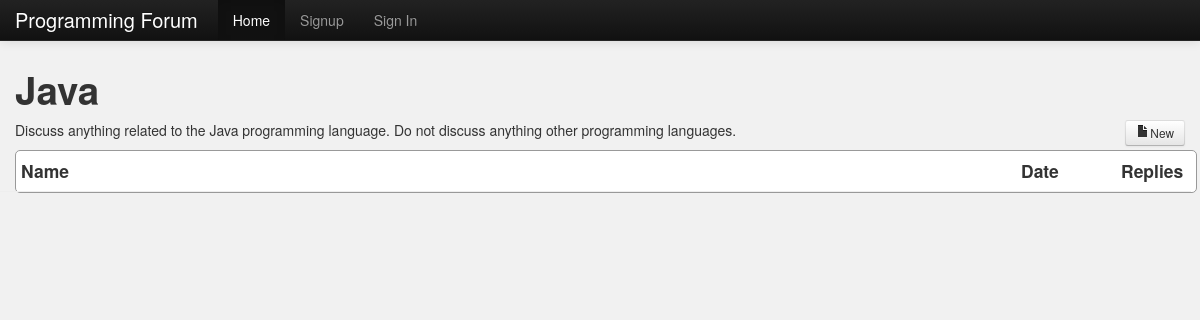
The app's page /forum.php?id=2 with its own data.
### tables this page shows
CREATE TABLE `topic` (
  `topic_id` int(11) NOT NULL AUTO_INCREMENT,
  `sec_id` int(11) NOT NULL,
  `topic_name` varchar(50) NOT NULL,
  `topic_date` timestamp NOT NULL DEFAULT CURRENT_TIMESTAMP ON UPDATE CURRENT_TIMESTAMP,
  `topic_desc` text NOT NULL,
  PRIMARY KEY (`topic_id`)
);

### src/forum.php (the view, shortened to what this page needs)
<?php
include 'header.php';
$q = mysql_query("SELECT * FROM topic WHERE topic_id=".$_GET['id']);
$r = mysql_fetch_array($q);
?>
    <h1><?php echo $r['topic_name']; ?></h1>
	<div class="container">
		<div class="row">
			<div class="span11"><p><?php echo $r['topic_desc']; ?></p></div>
			<div class="span1 text-right"><a class="btn btn-small" href="newThread.php?id=<?php echo $_GET['id']; ?>"><i class="icon-file"></i>New</a></div>
		</div>
	</div>
	<div class="container section">
		<div class="row">
			<div class="span10"><h4>Name</h4></div>
			<div class="span1"><h4>Date</h4></div>
			<div class="span1"><h4>Replies</h4></div>
		</div>
	</div>
<?php
include 'footer.php';
?>

### src/css/forum.css (style rules this page uses)
body { padding-top: 60px; background-color:#f1f1f1; }
.section { background-color:white; border:1px solid #999; border-radius:5px; margin-bottom:10px; padding-left:5px; padding-right:5px; }
.section .row { border-bottom:1px solid #eee; }
.text-right { text-align:right; }

### records on screen
topic: topic_name "Java", topic_desc "Discuss anything related to the Java programming language. Do not discuss anything other programming languages."
